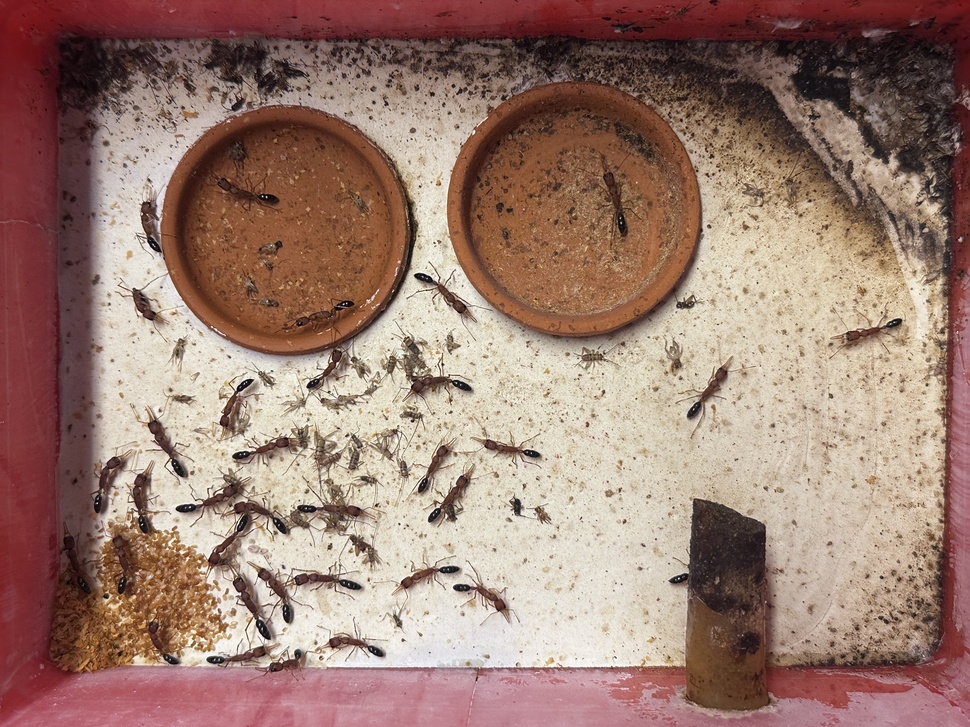
#> input picture ant_images/IMG_6644.jpeg, 970 x 727 px, shrunk from 4032 x 3024 before the run; its folder holds 5 pictures in this run
$ jupyter execute --allow-errors ant_counter.ipynb
#> lines starting #> are read from the running program, lines starting #| are printed output that depends on the picture; after the words box and inside, x2 and y2 are one past the last pixel; in counts of white or black regions, pixels touching at a corner belong together
[cell 1]
import os
import torch
import torchvision
import numpy as np
from PIL import Image
from skimage import io, color, filters, measure, morphology, feature
from skimage.draw import polygon_perimeter
from scipy import ndimage
from torchvision.transforms import functional as F
import matplotlib.pyplot as plt

[cell 2]
# Set paths
image_folder = 'ant_images'
output_folder = 'segmented_ants'
os.makedirs(output_folder, exist_ok=True)

# Load pretrained Mask R-CNN
#> (the rest of this cell did not finish here and is left out)

[cell 3]
# [4 lines left out: function process_image, not called in this run]

[cell 4]
# [30 lines left out: function segment_and_count, not called in this run]

[cell 5]
# [7 lines of commented-out code are left out]

#> (a cell that did not finish here is left out)

#> (a cell that did not finish here is left out)

[cell 8]
# [39 lines left out: function find_ant_centers, not called in this run]

[cell 9]
image_path = "ant_images/IMG_6644.jpeg"
image = io.imread(image_path)
#> image is the input picture: shape (727, 970, 3); mean R, G, B 155.8, 125.2, 113.3
plt.clf(); plt.imshow(image)

[cell 10]
gray = color.rgb2gray(image)
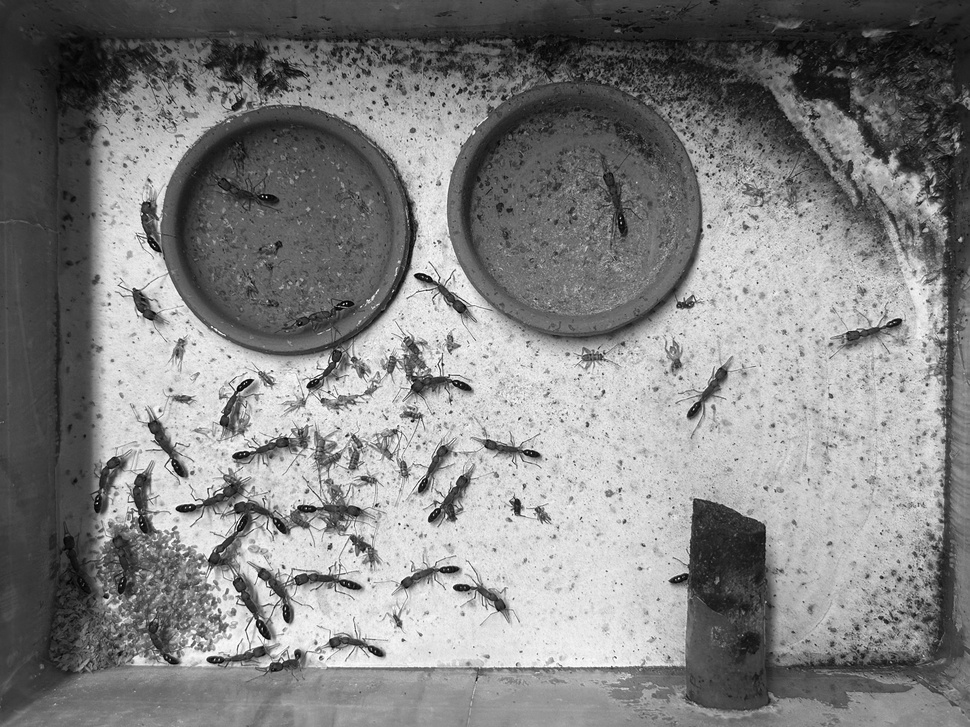
#> gray: shape (727, 970) float64; min 0.00333, max 0.999, mean 0.513
plt.clf(); plt.imshow(gray)

[cell 11]
sigma=2.0
min_size=30
max_size=500

# Step 1: Edge detection
edges = feature.canny(gray, sigma=sigma)
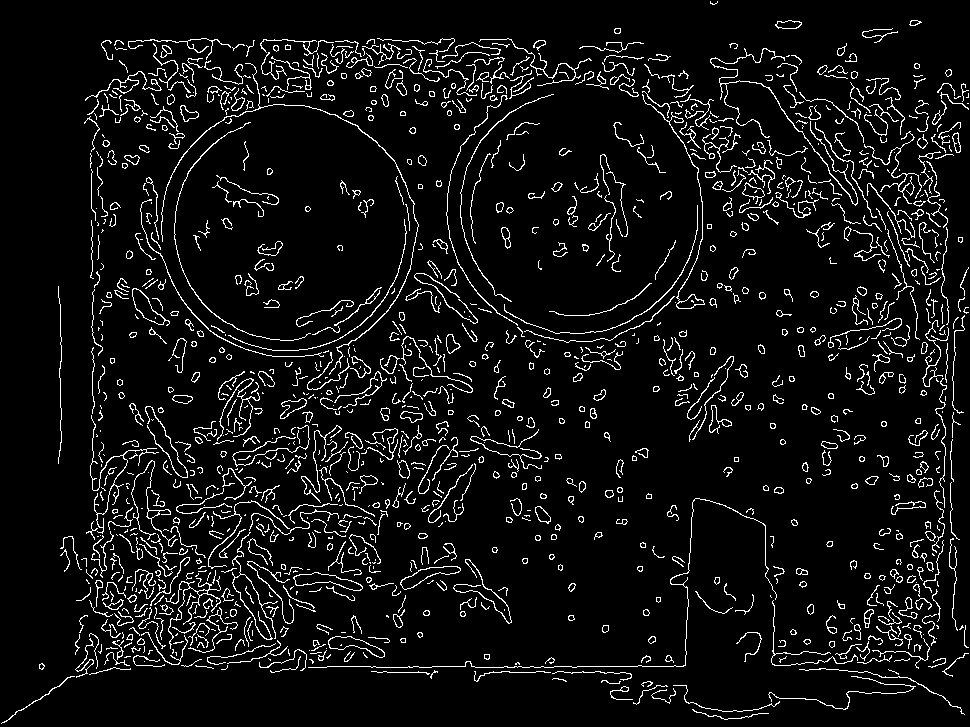
#> edges: shape (727, 970) bool; 6.7% white in thin lines or dots

# Step 2: Morphological closing to fill small gaps in edges
filled = morphology.binary_closing(edges, morphology.disk(2))
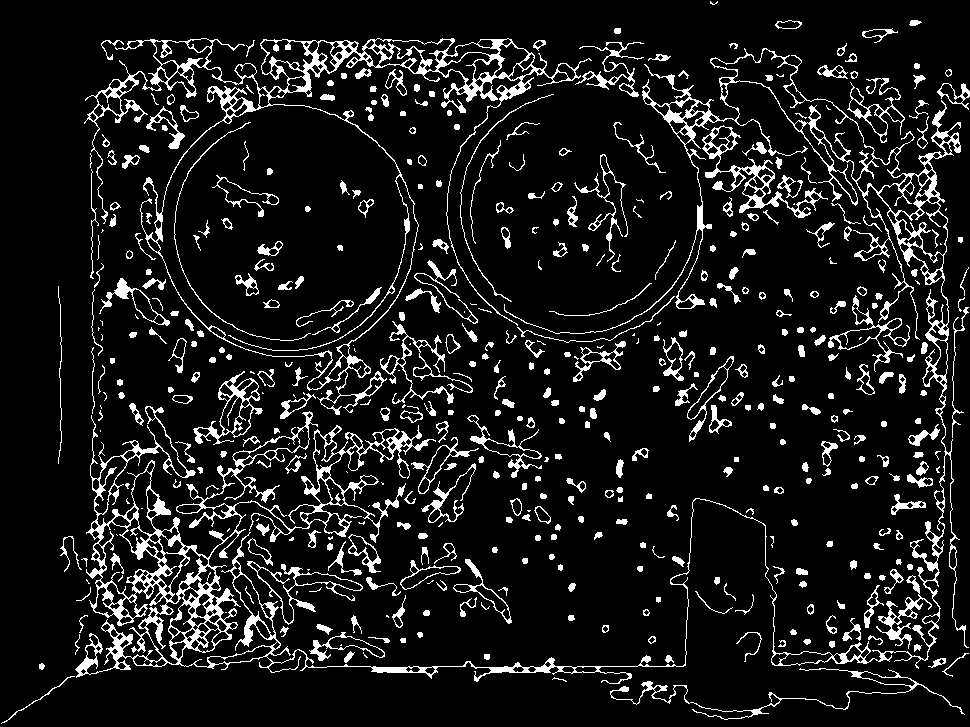
#> filled: shape (727, 970) bool; 10.1% white; 477 white regions (82 under 20 px), largest, box (x1, y1, x2, y2) and area: (75, 48, 969, 684) 24878, (84, 38, 592, 415) 10002, (702, 125, 828, 218) 1649

# Step 3: Fill enclosed regions
#> (the rest of this cell did not finish here and is left out)

#> (a cell that did not finish here is left out)

[cell 13]
filled.sum()
#> Out = 71142
